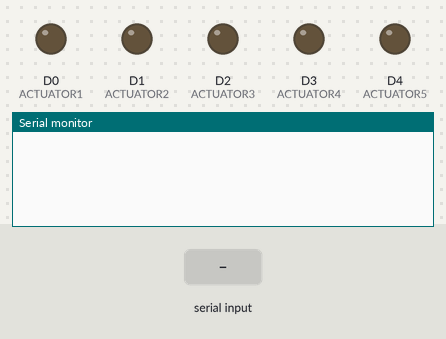
Simulated run of this sketch. Board: Arduino Zero (SAMD21). Parts: output pins drawn as LEDs (lit = HIGH), the last lines printed to the serial monitor. Inputs (shaded band) come from the test bench.

Above: at 1.2 s.
1.3 s: "90,45,200\n" received over Serial
At 2.1 s:
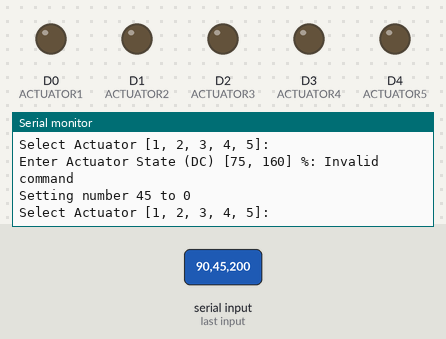
2.8 s: "1,90\n" received over Serial
At 3.1 s:
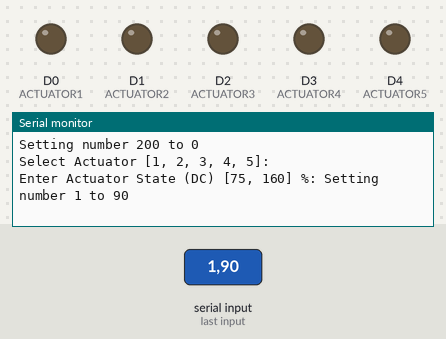

Measured:
- after the input at 1.3 s, the serial monitor: prints a new line at once (image 1)
- after the input at 2.8 s, the serial monitor: prints a new line at once (image 2)

The sketch:

mutliple_actuator_test.ino
```cpp
/*
300Hz
75 - fully extended - 2.5cm
160 - fully retracted - 0cm
*/

#define CLUTCH1 11
#define CLUTCH2 10
#define CLUTCH3 14
#define CLUTCH4 15
#define CLUTCH5 16

#define ACTUATOR1 0
#define ACTUATOR2 1
#define ACTUATOR3 2
#define ACTUATOR4 3
#define ACTUATOR5 4

#define ACT_OFF 160
#define ACT_ON 75
#define ACT_FREQ 300

void setup() {
  // teensey serial config
  Serial.begin(9600);

  // OUTPUT PIN CONFIG
  // ACTUATORS
  pinMode(ACTUATOR1, OUTPUT);
  pinMode(ACTUATOR2, OUTPUT);
  pinMode(ACTUATOR3, OUTPUT);
  pinMode(ACTUATOR4, OUTPUT);
  pinMode(ACTUATOR5, OUTPUT);

  analogWriteFrequency(ACTUATOR1, ACT_FREQ);
  analogWriteFrequency(ACTUATOR2, ACT_FREQ);
  analogWriteFrequency(ACTUATOR3, ACT_FREQ);
  analogWriteFrequency(ACTUATOR4, ACT_FREQ);
  analogWriteFrequency(ACTUATOR5, ACT_FREQ);
  analogWriteResolution(8);

  analogWrite(ACTUATOR1, 100);
  }

void loop() {
  //int type_sel = 0;
  int motor_sel = 0;
  int motor_state = 0;

  if (Serial.available()) {
      // choose actuator
      Serial.printf("\r\nSelect Actuator [1, 2, 3, 4, 5]: ");
      motor_sel = Serial.parseInt();
      if (Serial.read() == '\n') {}

      // wait for serial
      while (!Serial.available()) {}

      // set clutch ON/OFF
      Serial.printf("\r\nEnter Actuator State (DC) [75, 160] %: ");

      if (motor_sel == 1) {
        motor_state = Serial.parseInt();
        if (Serial.read() == '\n') {}

        analogWrite(ACTUATOR1, motor_state);

      } else if (motor_sel == 2) {
        motor_state = Serial.parseInt();
        if (Serial.read() == '\n') {}

        analogWrite(ACTUATOR2, motor_state);

      } else if (motor_sel == 3) {
        motor_state = Serial.parseInt();
        if (Serial.read() == '\n') {}

        analogWrite(ACTUATOR3, motor_state);

      } else if (motor_sel == 4) {
        motor_state = Serial.parseInt();
        if (Serial.read() == '\n') {}

        analogWrite(ACTUATOR4, motor_state);

      } else if (motor_sel == 5) {
        motor_state = Serial.parseInt();
        if (Serial.read() == '\n') {}

        analogWrite(ACTUATOR5, motor_state);

      } else {
        Serial.printf("Invalid command\n");
      }

    Serial.printf("Setting number %d to %d\n", motor_sel, motor_state);
  }
    Serial.flush();
}
```
